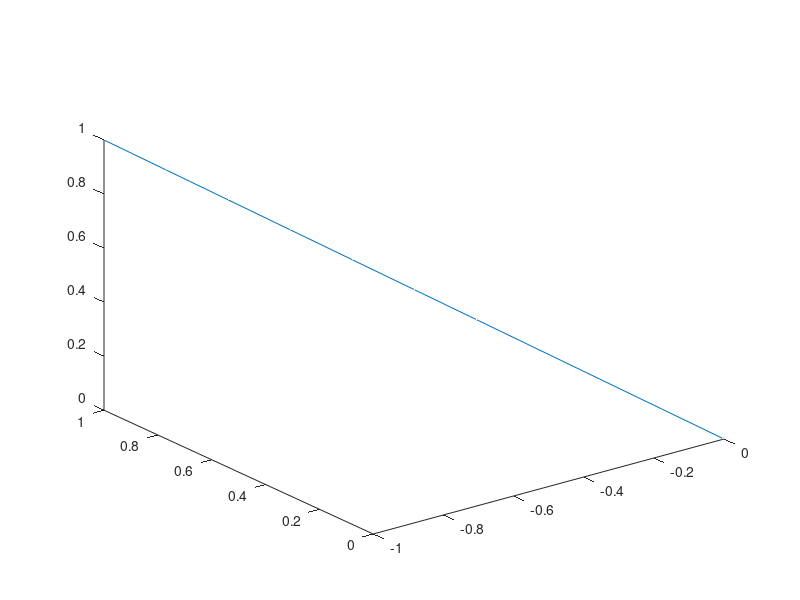

The MATLAB source for this figure:
% playful me 

%% visualize array to image

% C = [0 2 4 6; 8 10 12 14; 16 18 20 22];
% image(C)
% colorbar
% 
% disp('Press any key to continue');
% pause;
% clc;
% %%
% x = linspace(-pi,pi);
% y1 = sin(x);
% y2 = cos(x);
% 
% plot(x,y1,'r-')
% hold on
% plot(x,y2,'b-')
% 
% hold off
% y3 = sin(2*x);
% plot(x,y3)
% %%
% ax1 = subplot(2,1,1);
% x = linspace(0,2*pi);
% y1 = sin(x);
% plot(x,y1)
% 
% ax2 = subplot(2,1,2);
% y2 = cos(x);
% plot(x,y2)
% 
% hold(ax1,'on')
% y3 = sin(2*x);
% plot(ax1,x,y3)
% 
% a=[1:100];
% 
% figure;
% h=plot(1,a(1));
% for i=2:100
%   set(h,'XData',[1:i])
%   set(h,'YData',a(1:i))
%   refreshdata
%   drawnow
% end


    %% depth sensor --->  
    %% The idea is to use it as a mask to bring forth the hand pixels
    %% and distinguish them from the background (not sure if needed)
    
    % ------- DOES NOT SHOW GOOD ACCURACY - Can't distinguish hand -------%
%     
%     max_depth = max(max(S.Frame.Depth));
%     
%     rhand_g = (S.Frame.Depth(d(2):a(2),a(1):b(1),:) >= max_depth - 2).* rhand_g;
%     
%    


%% 3-dimensional data in MATLAB

% red = [1 22; 239 7];
% green = [6 6; 208 6];
% blue = [1 1; 207 3];
% 
% truecolor_image = cat(3, red, green, blue);
% image(truecolor_image)
% axis equal % Display the image using square pixels
% 
% 
% 
% p1 = [2,2,3];
% p2 = [2,2,3];
% p3 = [2,2,3];
% p4 = [2,2,3];
% 
% p = [p1;p2;p3;p4; p1];
% figure;
% line(p(:,1), p(:,2), p(:,3));
% 
% 



a = -1 : .1 : 0;
b = 1 : -.1 : 0;
c = b;
plot3(a, b, c) 



